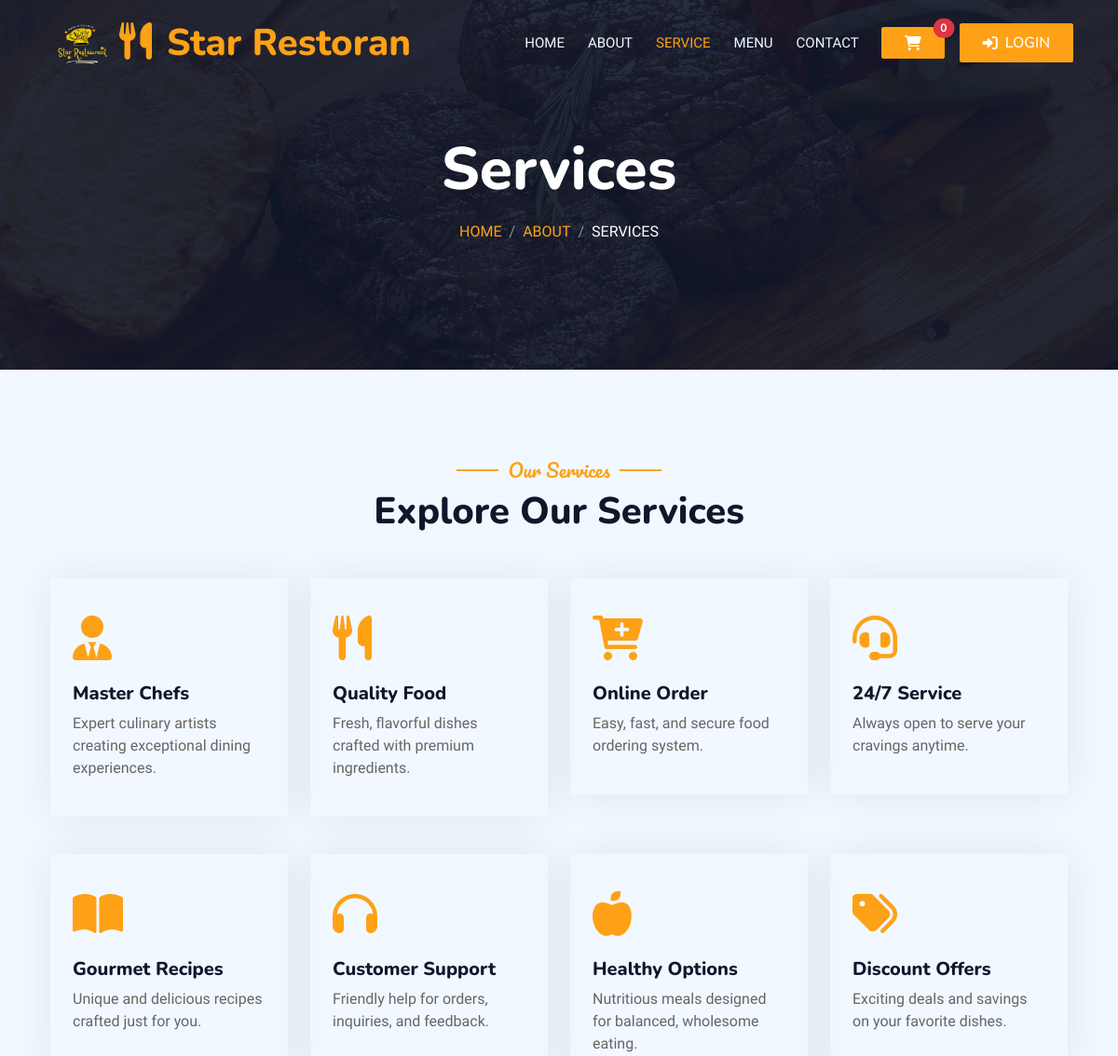
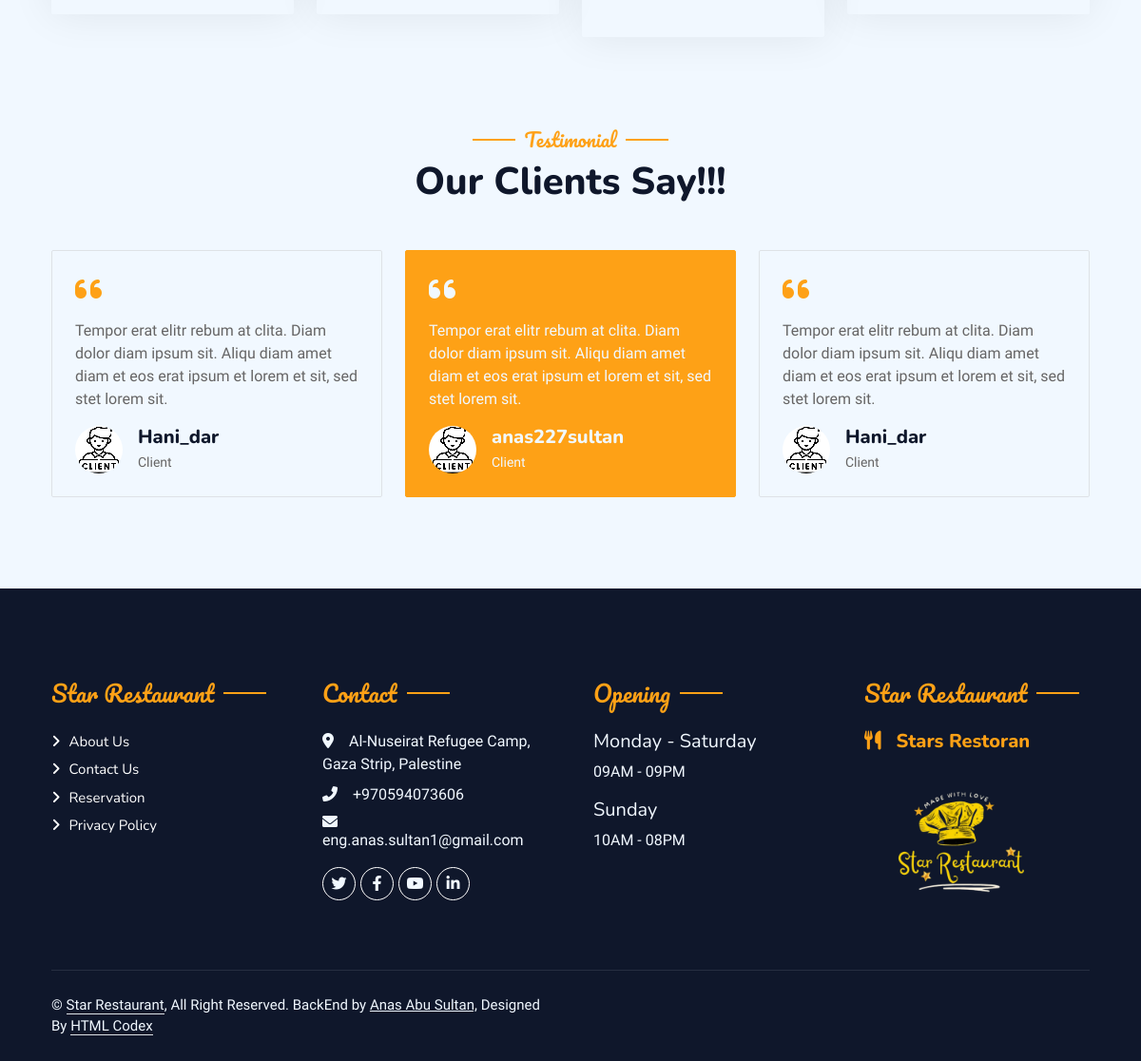
Page /services/ on the committed database (2 pictures, top to bottom).
### restaurant_app/models.py (models this page shows, shortened)
class Rest_detail(models.Model):
    name = models.CharField(max_length=255,blank=False,default='restaurant')
    address = models.CharField(max_length=255,blank=False,default='address')
    phone_number = models.CharField(max_length=20,blank=False,default='phone_number')
    email = models.EmailField(max_length=255,blank=False,default='email')
    image = models.ImageField(upload_to='restaurant/',default='defa/defa.png')
    description1 = models.CharField(max_length=255,default='Enjoy OurDelicious Meal')
    description2 = models.CharField(max_length=1500,default='Tempor erat elitr rebum at clita. Diam dolor diam ipsum sit. Aliqu diam amet diam et eos. Clita erat ipsum et lorem et sit, sed stet lorem sit clita duo justo magna dolore erat amet')
    video_url = models.URLField(default='https://www.youtube.com/watch?v=LXNdRCjZt00&t=19s')
    background_image_url = models.ImageField(upload_to='restaurant/backgrounds/', default='defa/background.png')
    backend_url = models.URLField(default='https://anasabusultan.pythonanywhere.com/Anas-Abu-Sultan/')

class Services(models.Model):
    name = models.CharField(max_length=50, blank=False, default='Service')
    description = models.CharField(max_length=2500,blank=False,default='description of services')
    icon = models.ImageField(upload_to='icons/',default='defa/client.png')
    text_icon = models.CharField(max_length=2500,default='fa fa-3x fa-cart-plus text-primary mb-4')

class Comment(models.Model):
    STATUS_CHOICES=[
        ('pending','Pending'),
        ('approved','Approved'),
        ('rejected','Rejected'),
    ]
    user = models.ForeignKey(User, on_delete=models.CASCADE, related_name='comments')
    text = models.TextField(max_length=4000, blank=False)
    created_at = models.DateTimeField(auto_now_add=True)
    status = models.CharField(max_length=10, choices=STATUS_CHOICES, default='pending')

### accounts/models.py (models this page shows, shortened)
class Account(models.Model):
    user = models.OneToOneField(User,on_delete=models.CASCADE, related_name='account')
    job_title = models.CharField(max_length=255, blank=True, default='Client')
    image = models.ImageField(upload_to='clients/', default='defa/client.png')  # Add profile image
    credits = models.SmallIntegerField(default=0)
    created_at = models.DateTimeField(auto_now_add=True)
    updated_at = models.DateTimeField(auto_now=True)

### restaurant_app/views.py (the view)
# urls.py: path('services/',views.service,name='services'),
def service(request):
    services = Services.objects.all()
    rest_detail = get_object_or_404(Rest_detail,pk =1)
    breadcrumb_section_url = reverse('restaurant_app:about')
    comments = Comment.objects.filter(status='approved').order_by('-created_at')
    context = {
        'services': services,
        'service':'active',
        'page_title': 'Services',
        'breadcrumb_section': 'About',
        'breadcrumb_active': 'Services',
        'rest_detail': rest_detail,
        'breadcrumb_section_url': breadcrumb_section_url,
        'comments': comments,
        }
    return render(request,'restaurant/services.html',context)

### restaurant_app/templates/restaurant/services.html (shortened to what this page needs)
{% extends 'restaurant/base_other.html' %}
{% load static %}
{% block content %}
<!DOCTYPE html>
<html lang="en">
<head>
    <link rel="stylesheet" href="https://cdnjs.cloudflare.com/ajax/libs/OwlCarousel2/2.3.4/assets/owl.carousel.min.css">
    <link rel="stylesheet" href="https://cdnjs.cloudflare.com/ajax/libs/OwlCarousel2/2.3.4/assets/owl.theme.default.min.css">
    <link rel="stylesheet" href="https://cdnjs.cloudflare.com/ajax/libs/animate.css/4.1.1/animate.min.css">
</head>
<body>
    <div class="container-xxl py-5">
        <div class="container">
            <div class="text-center wow fadeInUp" data-wow-delay="0.1s">
                <h5 class="section-title ff-secondary text-center text-primary fw-normal">Our Services</h5>
                <h1 class="mb-5">Explore Our Services</h1>
            </div>
            <div class="row g-4">
                {% for service in services %}
                <div class="col-lg-3 col-sm-6 wow fadeInUp" data-wow-delay="0.1s">
                    <div class="service-item rounded pt-3">
                        <div class="p-4">
                            <i class="{{ service.text_icon }}"></i>
                            <h5>{{ service.name }}</h5>
                            <p>{{ service.description }}</p>
                        </div>
                    </div>
                </div>
                {% if forloop.counter|divisibleby:4 and not forloop.last %}<p></p>
                </div><div class="row g-4">
                {% endif %}
                {% endfor %}
            </div>
        </div>
    </div>
    <div class="container-xxl py-5 wow fadeInUp" data-wow-delay="0.1s">
        <div class="container">
            <div class="text-center">
                <h5 class="section-title ff-secondary text-center text-primary fw-normal">Testimonial</h5>
                <h1 class="mb-5">Our Clients Say!!!</h1>
            </div>
            <div class="owl-carousel testimonial-carousel">
                {% for comment in comments %}
                <div class="testimonial-item bg-transparent border rounded p-4">
                    <i class="fa fa-quote-left fa-2x text-primary mb-3"></i>
                    <p>{{ comment.text }}</p>
                    <div class="d-flex align-items-center">
                        <img class="img-fluid flex-shrink-0 rounded-circle" src="{{ comment.user.account.image.url }}" style="width: 50px; height: 50px;">
                        <div class="ps-3">
                            <h5 class="mb-1">{{ comment.user.username }}</h5>
                            <small>{{ comment.user.account.job_title }}</small>
                        </div>
                    </div>
                </div>
                {% endfor %}
            </div>
        </div>
    </div>
</body>
</html>
{% endblock content %}

### restaurant_app/templates/restaurant/navbar_other.html (shortened to what this page needs)
{%load static%}
  <link href="https://cdnjs.cloudflare.com/ajax/libs/font-awesome/6.0.0-beta3/css/all.min.css" rel="stylesheet">
  <div class="container-xxl position-relative p-0">
    <nav class="navbar navbar-expand-lg navbar-dark bg-dark px-4 px-lg-5 py-3 py-lg-0">
        <a href="" class="navbar-brand p-0 d-flex align-items-center">
            <img src="{{ rest_detail.image.url }}" alt="Logo" class="img-fluid" style="max-height: 80px;">
            <h1 class="text-primary m-0"><i class="fa fa-utensils me-3"></i>Star Restoran</h1>
        </a>
        <div class="collapse navbar-collapse" id="navbarCollapse">
            <div class="navbar-nav ms-auto py-0 pe-4">
                <a href="{% url 'restaurant_app:home' %}" class="nav-item nav-link">Home</a>
                <a href="{% url 'restaurant_app:about' %}" class="nav-item nav-link {{ about|default:'' }}">About</a>
                <a href="{% url 'restaurant_app:services' %}" class="nav-item nav-link {{ service|default:'' }}">Service</a>
                <a href="{% url 'restaurant_app:menu' category='food_menu' %}" class="nav-item nav-link {{ menu|default:'' }}">Menu</a>
                <a href="{% url 'restaurant_app:contact' %}" class="nav-item nav-link {{ contact|default:'' }}">Contact</a>
            </div>
            <div class="d-flex align-items-center gap-3">
                <a href="{% url 'restaurant_app:cart' %}" class="btn btn-primary py-2 px-4 position-relative">
                    <i class="fas fa-shopping-cart"></i>
                    <span id="cartItemCount" class="position-absolute top-0 start-100 translate-middle badge rounded-pill bg-danger">
                        {{ request.user.cart.cart_items.count|default:0 }}
                    </span>
                </a>
                {% if user.is_authenticated %}
                <form method="post" action="{% url 'accounts:logout' %}" class="d-inline">
                    {% csrf_token %}
                    <button type="submit" class="btn btn-danger d-flex align-items-center py-2 px-4">
                        <i class="fas fa-sign-out-alt me-2"></i> Logout
                    </button>
                </form>
                {% else %}
                <a href="{% url 'accounts:login' %}" class="btn btn-primary d-flex align-items-center py-2 px-4">
                    <i class="fas fa-sign-in-alt me-2"></i> Login
                </a>
                {% endif %}
            </div>
        </div>
        </div>
    <div class="container-xxl py-5 bg-dark hero-header mb-5">
        <div class="container text-center my-5 pt-5 pb-4">
            <h1 class="display-3 text-white mb-3 animated slideInDown">{{ page_title }}</h1>
            <nav aria-label="breadcrumb">
                <ol class="breadcrumb justify-content-center text-uppercase">
                    <li class="breadcrumb-item"><a href="{%url 'restaurant_app:home'%}">Home</a></li>
                    <li class="breadcrumb-item"><a href="{{ breadcrumb_section_url }}">{{ breadcrumb_section }}</a></li>
                    <li class="breadcrumb-item text-white active" aria-current="page">{{ breadcrumb_active }}</li>
                </ol>
            </nav>
        </div>
    </div>

### restaurant_app/templates/restaurant/footer.html (shortened to what this page needs)
<div class="container-fluid bg-dark text-light footer pt-5 mt-5 wow fadeIn" data-wow-delay="0.1s">
    <div class="container py-5">
        <div class="row g-5">
            <div class="col-lg-3 col-md-6">
                <h4 class="section-title ff-secondary text-start text-primary fw-normal mb-4">Star Restaurant</h4>
                <a class="btn btn-link" href="{% url 'restaurant_app:about'%}">About Us</a>
                <a class="btn btn-link" href="{% url 'restaurant_app:contact'%}">Contact Us</a>
                <a class="btn btn-link" href="">Reservation</a>
                <a class="btn btn-link" href="">Privacy Policy</a>
            </div>
            <div class="col-lg-3 col-md-6">
                <h4 class="section-title ff-secondary text-start text-primary fw-normal mb-4">Contact</h4>
                <p class="mb-2"><i class="fa fa-map-marker-alt me-3"></i>{{rest_detail.address}}</p>
                <p class="mb-2"><i class="fa fa-phone-alt me-3"></i>{{rest_detail.phone_number}}</p>
                <p class="mb-2"><i class="fa fa-envelope me-3"></i>{{rest_detail.email}}</p>
                <div class="d-flex pt-2">
                    <a class="btn btn-outline-light btn-social" href={{rest_detail.backend_url}}><i class="fab fa-twitter"></i></a>
                    <a class="btn btn-outline-light btn-social" href={{rest_detail.backend_url}}><i class="fab fa-facebook-f"></i></a>
                    <a class="btn btn-outline-light btn-social" href={{rest_detail.backend_url}}><i class="fab fa-youtube"></i></a>
                    <a class="btn btn-outline-light btn-social" href={{rest_detail.backend_url}}><i class="fab fa-linkedin-in"></i></a>
                </div>
            </div>
            <div class="col-lg-3 col-md-6">
                <h4 class="section-title ff-secondary text-start text-primary fw-normal mb-4">Opening</h4>
                <h5 class="text-light fw-normal">Monday - Saturday</h5>
                <p>09AM - 09PM</p>
                <h5 class="text-light fw-normal">Sunday</h5>
                <p>10AM - 08PM</p>
            </div>
            <div class="col-lg-3 col-md-6">
                <h4 class="section-title ff-secondary text-start text-primary fw-normal mb-4">Star Restaurant</h4>
                <h5 class="text-primary m-0"><i class="fa fa-utensils me-3"></i>Stars Restoran</h5>
                <img src="{{ rest_detail.image.url }}" alt="Logo" style="width: 200px; height: 180px; object-fit: cover; margin-right: 10px;">
            </div>
        </div>
    </div>
    <div class="container">
        <div class="copyright">
            <div class="row">
                <div class="col-md-6 text-center text-md-start mb-3 mb-md-0">
                    &copy; <a class="border-bottom" href="">Star Restaurant</a>, All Right Reserved.
                    BackEnd by <a href={{rest_detail.backend_url}}><u>Anas Abu Sultan,</u> </a> Designed By <a class="border-bottom" href="https://htmlcodex.com">HTML Codex</a>
                </div>
                <div class="col-md-6 text-center text-md-end">
                </div>
            </div>
        </div>
    </div>
</div>

### restaurant_app/static/css/style.css (style rules this page uses)
:root { --primary: #FEA116; --light: #F1F8FF; --dark: #0F172B; }
.ff-secondary { font-family: 'Pacifico', cursive; }
.btn { font-family: 'Nunito', sans-serif; font-weight: 500; text-transform: uppercase; transition: .5s; }
.btn.btn-primary, .btn.btn-secondary { color: #FFFFFF; }
.navbar-dark .navbar-nav .nav-link { position: relative; margin-left: 25px; padding: 35px 0; font-size: 15px; color: var(--light) !important; text-transform: uppercase; font-weight: 500; outline: none; transition: .5s; }
.navbar-dark .navbar-nav .nav-link:hover, .navbar-dark .navbar-nav .nav-link.active { color: var(--primary) !important; }
.navbar-dark .navbar-brand img { max-height: 60px; transition: .5s; }
@media (min-width: 992px) { .navbar-dark { position: absolute; width: 100%; top: 0; left: 0; z-index: 999; background: transparent !important; } }
.hero-header { background: linear-gradient(rgba(15, 23, 43, .9), rgba(15, 23, 43, .9)), url(../img/bg-hero.jpg); background-position: center center; background-repeat: no-repeat; background-size: cover; }
.breadcrumb-item + .breadcrumb-item::before { color: rgba(255, 255, 255, .5); }
.section-title { position: relative; display: inline-block; }
.section-title::before { position: absolute; content: ""; width: 45px; height: 2px; top: 50%; left: -55px; margin-top: -1px; background: var(--primary); }
.section-title::after { position: absolute; content: ""; width: 45px; height: 2px; top: 50%; right: -55px; margin-top: -1px; background: var(--primary); }
.section-title.text-start::before, .section-title.text-end::after { display: none; }
.service-item { box-shadow: 0 0 45px rgba(0, 0, 0, .08); transition: .5s; }
.service-item * { transition: .5s; }
.testimonial-carousel .owl-item .testimonial-item, .testimonial-carousel .owl-item.center .testimonial-item * { transition: .5s; }
.testimonial-carousel .owl-item.center .testimonial-item { background: var(--primary) !important; border-color: var(--primary) !important; }
.testimonial-carousel .owl-item.center .testimonial-item * { color: var(--light) !important; }
.footer .btn.btn-social { margin-right: 5px; width: 35px; height: 35px; display: flex; align-items: center; justify-content: center; color: var(--light); border: 1px solid #FFFFFF; border-radius: 35px; transition: .3s; }
.footer .btn.btn-link { display: block; margin-bottom: 5px; padding: 0; text-align: left; color: #FFFFFF; font-size: 15px; font-weight: normal; text-transform: capitalize; transition: .3s; }
.footer .btn.btn-link::before { position: relative; content: "\f105"; font-family: "Font Awesome 5 Free"; font-weight: 900; margin-right: 10px; }
.footer .copyright { padding: 25px 0; font-size: 15px; border-top: 1px solid rgba(256, 256, 256, .1); }
.footer .copyright a { color: var(--light); }

### rows in the picture
Rest_detail: image (picture), address "Al-Nuseirat Refugee Camp, Gaza Strip, Palestine", phone_number "+970594073606", email "eng.anas.sultan1@gmail.com"
Services: name "Master Chefs", description "Expert culinary artists creating exceptional dining experiences."
Services: name "Quality Food", description "Fresh, flavorful dishes crafted with premium ingredients."
Services: name "Online Order", description "Easy, fast, and secure food ordering system."
Services: name "24/7 Service", description "Always open to serve your cravings anytime."
Services: name "Gourmet Recipes", description "Unique and delicious recipes crafted just for you."
Services: name "Customer Support", description "Friendly help for orders, inquiries, and feedback."
Services: name "Healthy Options", description "Nutritious meals designed for balanced, wholesome eating."
Services: name "Discount Offers", description "Exciting deals and savings on your favorite dishes."
Comment: text "Tempor erat elitr rebum at clita. Diam dolor diam ipsum sit. Aliqu diam amet diam et eos erat ipsum et lorem et sit, sed stet lorem sit.", user.account.image (picture), user.username "anas227sultan", user.account.job_title "Client"
Comment: text "Tempor erat elitr rebum at clita. Diam dolor diam ipsum sit. Aliqu diam amet diam et eos erat ipsum et lorem et sit, sed stet lorem sit.", user.account.image (picture), user.username "Hani_dar", user.account.job_title "Client"

### other values in the picture
{{ request.user.cart.cart_items.count|default:0 }} "0"
{{ page_title }} "Services"
{{ breadcrumb_section }} "ABOUT"
{{ breadcrumb_active }} "SERVICES"
